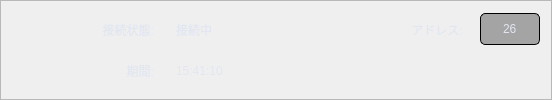
           <widget class="QFrame" name="frame_59">
            <property name="frameShape">
             <enum>QFrame::StyledPanel</enum>
            </property>
            <property name="frameShadow">
             <enum>QFrame::Raised</enum>
            </property>
            <layout class="QGridLayout" name="gridLayout_49">
             <item row="1" column="1">
              <widget class="QLabel" name="label_yesr_30">
               <property name="minimumSize">
                <size>
                 <width>150</width>
                 <height>35</height>
                </size>
               </property>
               <property name="maximumSize">
                <size>
                 <width>150</width>
                 <height>35</height>
                </size>
               </property>
               <property name="mouseTracking">
                <bool>false</bool>
               </property>
               <property name="layoutDirection">
                <enum>Qt::LeftToRight</enum>
               </property>
               <property name="styleSheet">
                <string notr="true">font: 12px bold italic large &quot;游ゴシック&quot;;
color: rgb(225, 230, 241);
padding-left:5px;</string>
               </property>
               <property name="text">
                <string>15:41:10</string>
               </property>
               <property name="alignment">
                <set>Qt::AlignLeading|Qt::AlignLeft|Qt::AlignVCenter</set>
               </property>
               <property name="margin">
                <number>0</number>
               </property>
              </widget>
             </item>
             <item row="1" column="0">
              <widget class="QLabel" name="label_yesr_29">
               <property name="minimumSize">
                <size>
                 <width>150</width>
                 <height>35</height>
                </size>
               </property>
               <property name="maximumSize">
                <size>
                 <width>150</width>
                 <height>35</height>
                </size>
               </property>
               <property name="mouseTracking">
                <bool>false</bool>
               </property>
               <property name="layoutDirection">
                <enum>Qt::LeftToRight</enum>
               </property>
               <property name="styleSheet">
                <string notr="true">font: 12px bold italic large &quot;游ゴシック&quot;;
color: rgb(225, 230, 241);
padding-right:5px;</string>
               </property>
               <property name="text">
                <string>期間:</string>
               </property>
               <property name="alignment">
                <set>Qt::AlignRight|Qt::AlignTrailing|Qt::AlignVCenter</set>
               </property>
               <property name="margin">
                <number>0</number>
               </property>
              </widget>
             </item>
             <item row="0" column="0">
              <widget class="QLabel" name="label_yesr_22">
               <property name="minimumSize">
                <size>
                 <width>150</width>
                 <height>35</height>
                </size>
               </property>
               <property name="maximumSize">
                <size>
                 <width>150</width>
                 <height>35</height>
                </size>
               </property>
               <property name="mouseTracking">
                <bool>false</bool>
               </property>
               <property name="layoutDirection">
                <enum>Qt::LeftToRight</enum>
               </property>
               <property name="styleSheet">
                <string notr="true">font: 12px bold italic large &quot;游ゴシック&quot;;
color: rgb(225, 230, 241);
padding-right:5px;</string>
               </property>
               <property name="text">
                <string>接続状態:</string>
               </property>
               <property name="alignment">
                <set>Qt::AlignRight|Qt::AlignTrailing|Qt::AlignVCenter</set>
               </property>
               <property name="margin">
                <number>0</number>
               </property>
              </widget>
             </item>
             <item row="0" column="1">
              <widget class="QLabel" name="label_yesr_19">
               <property name="minimumSize">
                <size>
                 <width>150</width>
                 <height>35</height>
                </size>
               </property>
               <property name="maximumSize">
                <size>
                 <width>150</width>
                 <height>35</height>
                </size>
               </property>
               <property name="mouseTracking">
                <bool>false</bool>
               </property>
               <property name="layoutDirection">
                <enum>Qt::LeftToRight</enum>
               </property>
               <property name="styleSheet">
                <string notr="true">font: 12px bold italic large &quot;游ゴシック&quot;;
color: rgb(225, 230, 241);
padding-left:5px;</string>
               </property>
               <property name="text">
                <string>接続中</string>
               </property>
               <property name="alignment">
                <set>Qt::AlignLeading|Qt::AlignLeft|Qt::AlignVCenter</set>
               </property>
               <property name="margin">
                <number>0</number>
               </property>
              </widget>
             </item>
             <item row="0" column="2">
              <widget class="QLabel" name="label_yesr_20">
               <property name="minimumSize">
                <size>
                 <width>150</width>
                 <height>35</height>
                </size>
               </property>
               <property name="maximumSize">
                <size>
                 <width>150</width>
                 <height>35</height>
                </size>
               </property>
               <property name="mouseTracking">
                <bool>false</bool>
               </property>
               <property name="layoutDirection">
                <enum>Qt::LeftToRight</enum>
               </property>
               <property name="styleSheet">
                <string notr="true">font: 12px bold italic large &quot;游ゴシック&quot;;
color: rgb(225, 230, 241);
padding-right:5px;</string>
               </property>
               <property name="text">
                <string>アドレス: </string>
               </property>
               <property name="alignment">
                <set>Qt::AlignRight|Qt::AlignTrailing|Qt::AlignVCenter</set>
               </property>
               <property name="margin">
                <number>0</number>
               </property>
              </widget>
             </item>
             <item row="0" column="3">
              <widget class="QSpinBox" name="spinBox_2">
               <property name="minimumSize">
                <size>
                 <width>60</width>
                 <height>32</height>
                </size>
               </property>
               <property name="maximumSize">
                <size>
                 <width>60</width>
                 <height>16777215</height>
                </size>
               </property>
               <property name="styleSheet">
                <string notr="true">background-color: rgba(0, 0, 0,80);
color: rgb(225, 230, 241);
border-width: 1px;
border-style: solid;
border-radius: 5px;
padding-left:5px;
padding-right:5px;
font: 12px &quot;游ゴシック&quot;;
min-height:30;</string>
               </property>
               <property name="alignment">
                <set>Qt::AlignCenter</set>
               </property>
               <property name="buttonSymbols">
                <enum>QAbstractSpinBox::NoButtons</enum>
               </property>
               <property name="maximum">
                <number>30</number>
               </property>
               <property name="singleStep">
                <number>1</number>
               </property>
               <property name="value">
                <number>26</number>
               </property>
              </widget>
             </item>
            </layout>
           </widget>
